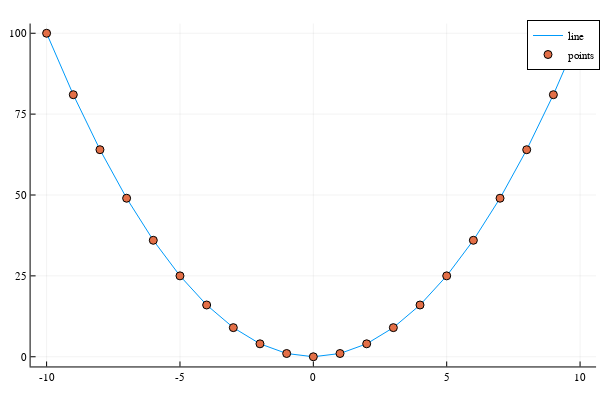

This figure's notebook cell:
### Markdown cell above
#### 8.2
Установите бэкенд `plotlyjs()` и постройте график с его помощью

### Code cell
using Plots
plotlyjs()

x = -10:10
y = x.^2

plot(x, y, label="line")  
scatter!(x, y, label="points")

### Figure 1 — Plotly figure (JSON) as saved in the notebook; plotly's stock layout.template omitted (floating-point values rounded to 4 significant figures)
{"data": [{"colorbar": {"len": 0.9525, "title": "", "x": 0.9934, "y": 0.5139}, "legendgroup": "line", "line": {"color": "rgba(0, 154, 250, 1.000)", "dash": "solid", "shape": "linear", "width": 1}, "mode": "lines", "name": "line", "showlegend": true, "type": "scatter", "x": [-10, -9, -8, -7, -6, -5, -4, -3, -2, -1, 0, 1, 2, 3, 4, 5, 6, 7, 8, 9, 10], "xaxis": "x", "y": [100, 81, 64, 49, 36, 25, 16, 9, 4, 1, 0, 1, 4, 9, 16, 25, 36, 49, 64, 81, 100], "yaxis": "y"}, {"colorbar": {"len": 0.9525, "title": "", "x": 0.9934, "y": 0.5139}, "legendgroup": "points", "marker": {"color": "rgba(227, 111, 71, 1.000)", "line": {"color": "rgba(0, 0, 0, 1.000)", "width": 1}, "size": 8, "symbol": "circle"}, "mode": "markers", "name": "points", "showlegend": true, "type": "scatter", "x": [-10, -9, -8, -7, -6, -5, -4, -3, -2, -1, 0, 1, 2, 3, 4, 5, 6, 7, 8, 9, 10], "xaxis": "x", "y": [100, 81, 64, 49, 36, 25, 16, 9, 4, 1, 0, 1, 4, 9, 16, 25, 36, 49, 64, 81, 100], "yaxis": "y"}], "layout": {"annotations": [], "height": 400, "legend": {"bgcolor": "rgba(255, 255, 255, 1.000)", "bordercolor": "rgba(0, 0, 0, 1.000)", "borderwidth": 1, "font": {"color": "rgba(0, 0, 0, 1.000)", "family": "sans-serif", "size": 11}, "title": {"font": {"color": "rgba(0, 0, 0, 1.000)", "family": "sans-serif", "size": 15}, "text": ""}, "tracegroupgap": 0, "traceorder": "normal", "x": 1, "xanchor": "auto", "y": 1, "yanchor": "auto"}, "margin": {"b": 20, "l": 0, "r": 0, "t": 20}, "paper_bgcolor": "rgba(255, 255, 255, 1.000)", "plot_bgcolor": "rgba(255, 255, 255, 1.000)", "showlegend": true, "width": 600, "xaxis": {"anchor": "y", "domain": [0.05101, 0.9934], "gridcolor": "rgba(0, 0, 0, 0.100)", "gridwidth": 0.5, "linecolor": "rgba(0, 0, 0, 1.000)", "mirror": false, "range": [-10.6, 10.6], "showgrid": true, "showline": true, "showticklabels": true, "tickangle": 0, "tickcolor": "rgb(0, 0, 0)", "tickfont": {"color": "rgba(0, 0, 0, 1.000)", "family": "sans-serif", "size": 11}, "tickmode": "array", "ticks": "inside", "ticktext": ["-10", "-5", "0", "5", "10"], "tickvals": [-10, -5, 0, 5, 10], "title": "", "titlefont": {"color": "rgba(0, 0, 0, 1.000)", "family": "sans-serif", "size": 15}, "type": "-", "visible": true, "zeroline": false, "zerolinecolor": "rgba(0, 0, 0, 1.000)"}, "yaxis": {"anchor": "x", "domain": [0.03762, 0.9902], "gridcolor": "rgba(0, 0, 0, 0.100)", "gridwidth": 0.5, "linecolor": "rgba(0, 0, 0, 1.000)", "mirror": false, "range": [-3, 103], "showgrid": true, "showline": true, "showticklabels": true, "tickangle": 0, "tickcolor": "rgb(0, 0, 0)", "tickfont": {"color": "rgba(0, 0, 0, 1.000)", "family": "sans-serif", "size": 11}, "tickmode": "array", "ticks": "inside", "ticktext": ["0", "25", "50", "75", "100"], "tickvals": [0, 25, 50, 75, 100], "title": "", "titlefont": {"color": "rgba(0, 0, 0, 1.000)", "family": "sans-serif", "size": 15}, "type": "-", "visible": true, "zeroline": false, "zerolinecolor": "rgba(0, 0, 0, 1.000)"}}}
